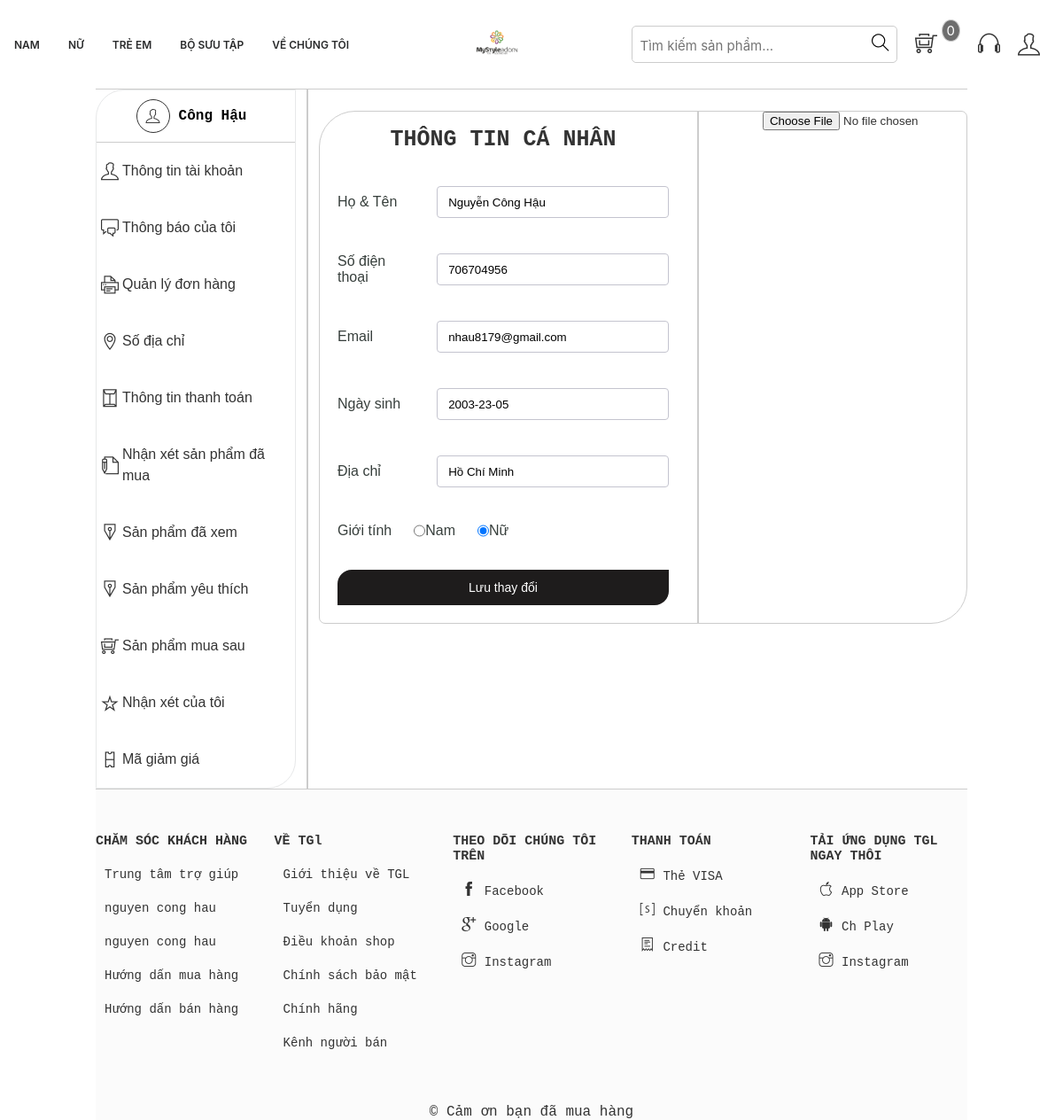
The page /account.php (signed in) on the database its author committed.
### tables this page shows
CREATE TABLE `tbl_uer` (
  `userId` int(11) NOT NULL,
  `name` varchar(255) NOT NULL,
  `username` varchar(255) NOT NULL,
  `userPassword` varchar(255) NOT NULL,
  `email` varchar(255) NOT NULL,
  `gioiTinh` varchar(255) NOT NULL,
  `sdt` int(11) NOT NULL,
  `ngaySinh` varchar(255) NOT NULL,
  `diaChi` text NOT NULL,
  `cauHoiBM` varchar(255) NOT NULL
);

### classses/user.php (called while the page is built, shortened)
<?php
$filepath = realpath(dirname(__FILE__));
include_once($filepath . '/../lib/database.php');
?>
<?php
class user
{
    private $db;
    public function __construct()
    {
        $this->db = new Database();
    }
    public function show_User($userId)
    {
        $query = "SELECT *  FROM tbl_uer WHERE userId = '$userId'";
        $result = $this->db->select($query);
        return $result;
    }
}
?>

### lib/database.php (called while the page is built, shortened)
<?php
    Class Database{
        public $host   = DB_HOST;
        public $user   = DB_USER;
        public $pass   = DB_PASS;
        public $dbname = DB_NAME;
        public $link;
        private function connectDB(){
        $this->link = new mysqli($this->host, $this->user, $this->pass,
            $this->dbname);
        }
        public function select($query){
            $result = $this->link->query($query) or
            die($this->link->error.__LINE__);
            if($result->num_rows > 0){
                return $result;
            } else {
                return false;
            }
        }
}

### inc/handle.php (called while the page is built, shortened)
<?php
    include_once 'lib/session.php';
?>
<?php
    include_once 'lib/database.php';
    $user = new user();
?>

### lib/session.php (called while the page is built, shortened)
<?php
class Session{
 public static function get($key){
    if (isset($_SESSION[$key])) {
     return $_SESSION[$key];
    } else {
     return false;
    }
 }
}
?>

### account.php (the view, shortened to what this page needs)
<?php include './inc/handle.php' ?>
<!DOCTYPE html>
<html lang="en">
<head>
    <link rel="stylesheet" href="assets/css/grid.css">
    <link rel="stylesheet" href="assets/css/account.css">
    <link rel="stylesheet" href="assets/css/main.css">
    <link rel="stylesheet" href="https://pro.fontawesome.com/releases/v5.10.0/css/all.css" />
    <link rel="stylesheet" href="assets/font/themify-icons/themify-icons.css">
</head>
<body>
    <div class="content">
        <div class="grid">
            <?php include 'inc/header.php' ?>
        </div>
        <div class="grid wide" style="border-top: 1px solid #ccc;">
            <div class="account-body">
                <div class="row">
                    <div class="col l-3  underline">
                        <div class="category-all">
                            <ul>
                                <li style="display: flex;
                                align-items: center;
                                justify-content: center;
                                padding: 10px;
                                border-bottom: 1px solid #ccc;">
                                    <span class="ti-user" style="padding: 10px;border: 1px solid;border-radius: 50%;"></span>
                                    <a href="" style="text-decoration: none;padding: 0 10px;font-family: var(--font-family-monospace); color: black;
                                font-weight: bold"> Công Hậu</a>
                                </li>
                                <li class="category">
                                    <span class="ti-user"></span>
                                    <a href=""> Thông tin tài khoản</a>
                                </li>
                                <li class="category">
                                    <span class="ti-comments"></span>
                                    <a href=""> Thông báo của tôi</a>
                                </li>
                                <li class="category">
                                    <span class="ti-printer"></span>
                                    <a href="donhang.php"> Quản lý đơn hàng</a>
                                </li>
                                <li class="category">
                                    <span class="ti-location-pin"></span>
                                    <a href=""> Số địa chỉ</a>
                                </li>
                                <li class="category">
                                    <span class="ti-envelope"></span>
                                    <a href=""> Thông tin thanh toán</a>
                                </li>
                                <li class="category">
                                    <span class="ti-write"></span>
                                    <a href=""> Nhận xét sản phẩm đã mua</a>
                                </li>
                                <li class="category">
                                    <span class="ti-ink-pen"></span>
                                    <a href=""> Sản phẩm đã xem</a>
                                </li>
                                <li class="category">
                                    <span class="ti-ink-pen"></span>
                                    <a href=""> Sản phẩm yêu thích</a>
                                </li>
                                <li class="category">
                                    <span class="ti-shopping-cart-full"></span>
                                    <a href=""> Sản phẩm mua sau</a>
                                </li>
                                <li class="category">
                                    <span class="ti-star"></span>
                                    <a href=""> Nhận xét của tôi</a>
                                </li>
                                <li class="category">
                                    <span class="ti-ticket"></span>
                                    <a href=""> Mã giảm giá</a>
                                </li>
                            </ul>
                        </div>
                    </div>
                    <div class="col m-12 l-9">
                        <div class="account-me">
                            <div class="row">
                                <div class="col l-7 m-12 underline">
                                    <div class="account-tt">
                                        <span class="account-title">Thông tin cá nhân</span>
                                    </div>
                                    <?php
                                    $userId = Session::get('user_id');
                                    $infor_user = $user->show_User($userId);
                                    while ($result_infor_user = $infor_user->fetch_assoc()) {
                                    ?>
                                        <form action="" method="post">
                                            <div class="information">
                                                <div class="information-name">
                                                    <label>Họ & Tên</label>
                                                    <input type="text" name="name" value="<?php echo $result_infor_user['name'] ?>">
                                                </div>
                                                <div class="information-name">
                                                    <label>Số điện thoại</label>
                                                    <input type="text" name="phone" value="<?php echo $result_infor_user['sdt'] ?>">
                                                </div>
                                                <div class="information-name">
                                                    <label>Email</label>
                                                    <input type="text" name="email" value="<?php echo $result_infor_user['email'] ?>">
                                                </div>
                                                <div class="information-name">
                                                    <label>Ngày sinh</label>
                                                    <input type="text" name="date" value="<?php echo $result_infor_user['ngaySinh'] ?>">
                                                </div>
                                                <div class="information-name">
                                                    <label>Địa chỉ</label>
                                                    <input type="text" name="address" value="<?php echo $result_infor_user['diaChi'] ?>">
                                                </div>
                                                <div class="information-sex">
                                                    <label>Giới tính</label>
                                                    <?php if ($result_infor_user['gioiTinh'] == "Nam" || $result_infor_user['gioiTinh'] == "nam") { ?>
                                                        <input type="radio" checked="true" name="sex" id="Boy" value="Nam">
                                                        <label for="Nam">Nam</label>
                                                        <input type="radio" name="sex" id="Girl" value="Nữ">
                                                        <label for="Nu">Nữ</label>
                                                    <?php
                                                    } else {
                                                    ?>
                                                        <input type="radio" name="sex" id="Boy" value="Nam">
                                                        <label for="Nam">Nam</label>
                                                        <input type="radio" checked="true" name="sex" id="Girl" value="Nữ">
                                                        <label for="Nu">Nữ</label>
                                                    <?php } ?>
                                                </div>
                                                <div class="infotmation-save">
                                                    <input type="submit" name="save" value="Lưu thay đổi">
                                                </div>
                                            <?php } ?>
                                        </form>
                                </div>
                            </div>
                            <div class="col l-5">
                                <div class="form-upload__img">
                                    <input type="file" name="user_name">
                                </div>
                            </div>
                        </div>
                    </div>
                </div>
            </div>
        </div>
        <?php include './inc/footer.php' ?>
    </div>
</body>
</html>

### assets/css/grid.css (style rules this page uses)
.grid { width: 100%; display: block; padding: 0; }
.grid.wide { max-width: 1200px; margin: 0 auto; }
.row { display: flex; flex-wrap: wrap; margin-left: -4px; margin-right: -4px; }
@media (min-width: 740px) { .row { margin-left: -8px; margin-right: -8px; } }
@media (min-width: 740px) { .m-1, .m-2, .m-3, .m-4, .m-5, .m-6, .m-7, .m-8, .m-9, .m-10, .m-11, .m-12 { display: block; } }
@media (min-width: 740px) { .m-12 { flex: 0 0 100%; max-width: 100%; } }
@media (min-width: 1113px) { .row { margin-left: -12px; margin-right: -12px; } }
@media (min-width: 1113px) { .l-1, .l-2, .l-2-4, .l-3, .l-4, .l-5, .l-6, .l-7, .l-8, .l-9, .l-10, .l-11, .l-12 { display: block; } }
@media (min-width: 1113px) { .l-3 { flex: 0 0 25%; max-width: 25%; } }
@media (min-width: 1113px) { .l-5 { flex: 0 0 41.66667%; max-width: 41.66667%; } }
@media (min-width: 1113px) { .l-7 { flex: 0 0 58.33333%; max-width: 58.33333%; } }
@media (min-width: 1113px) { .l-9 { flex: 0 0 75%; max-width: 75%; } }
@media (min-width: 1024px) and (max-width: 1239px) { .wide { width: 984px; } }
@media (min-width: 1024px) and (max-width: 1239px) { .wide .row { margin-left: -12px; margin-right: -12px; } }
@media (min-width: 1024px) and (max-width: 1239px) { .wide .col { padding-left: 12px; padding-right: 12px; } }
@media (min-width: 1024px) and (max-width: 1239px) { .wide .l-1, .wide .l-2, .wide .l-2-4, .wide .l-3, .wide .l-4, .wide .l-5, .wide .l-6, .wide .l-7, .wide .l-8, .wide .l-9, .wide .l-10, .wide .l-11, .wide .l-12 { display: block; } }
@media (min-width: 1024px) and (max-width: 1239px) { .wide .l-3 { flex: 0 0 25%; max-width: 25%; } }
@media (min-width: 1024px) and (max-width: 1239px) { .wide .l-5 { flex: 0 0 41.66667%; max-width: 41.66667%; } }
@media (min-width: 1024px) and (max-width: 1239px) { .wide .l-7 { flex: 0 0 58.33333%; max-width: 58.33333%; } }
@media (min-width: 1024px) and (max-width: 1239px) { .wide .l-9 { flex: 0 0 75%; max-width: 75%; } }

### assets/css/account.css (style rules this page uses)
:root { --font-family-sans-serif: -apple-system, BlinkMacSystemFont, "Segoe UI", Roboto, "Helvetica Neue", Arial, "Noto Sans", "Liberation Sans", sans-serif, "Apple Color Emoji", "Segoe UI Emoji", "Segoe UI Symbol", "Noto Color Emoji"; --font-family-monospace: SFMono-Regular, Menlo, Monaco, Consolas, "Liberation Mono", "Courier New", monospace; }
.underline { border-right: 2px solid #ccc; }
.category-all { background-color: #fff; height: 100%; border-radius: 32px 0px; border: 1px solid #e7e8e9; }
.category-all ul { margin: 0px; padding: 0px; }
.category-all li { margin: 0px; }
.category { padding: 20px 5px; display: flex; align-items: center; margin: 30px 10px; }
.category a { text-decoration: none; font-size: 16px; line-height: 24px; color: #333; padding-left: 4px; }
.category span { font-size: 20px; }
.account-me { border: 1px solid #ccc; border-radius: 41px 7px; margin-top: 24px; max-width: 100%; -webkit-margin-start: auto; margin-inline-start: auto; -webkit-margin-end: auto; margin-inline-end: auto; }
.account-tt { text-align: center; margin-top: 20px; padding: 0 10px; }
.account-title { font-size: 25px; text-transform: uppercase; line-height: 24px; font-weight: 900; color: #333; font-family: var(--font-family-monospace); }
.information { margin: 20px; }
.information-name { display: flex; align-items: center; margin: 40px 0; justify-content: space-between; }
.information-name input { height: 36px; border-radius: 4px; padding: 10px 12px; line-height: 20px; width: 70%; outline: none; border: 1px solid rgb(196, 196, 207); }
.information-name label { font-size: 16px; max-width: 30%; color: rgb(55, 63, 60); padding-right: 25px; }
.information-sex { display: flex; }
.information-sex label { font-size: 16px; padding-right: 25px; color: rgb(55, 63, 60); }
.infotmation-save input { margin-top: 20px; border: 0px; width: 100%; height: 40px; border-radius: 16px 0px; color: rgb(255, 255, 255); font-size: 14px; background-color: rgb(30 28 28); cursor: pointer; }
.form-upload__img { width: 170px; height: 170px; border-radius: 50%; position: relative; z-index: 5; margin: 0 auto; }

### rows shown on the page
tbl_uer: name "Nguyễn Công Hậu", phone "706704956", email "nhau8179@gmail.com", date "2003-23-05", address "Hồ Chí Minh"
